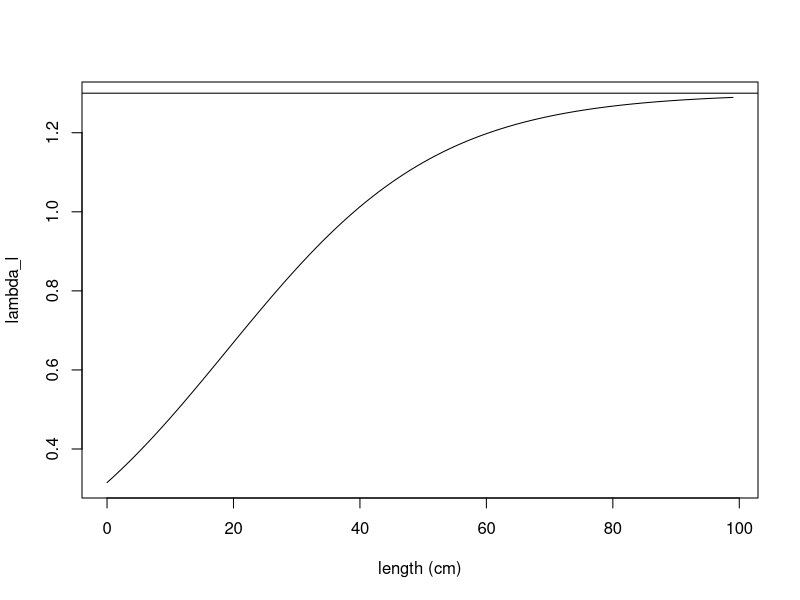
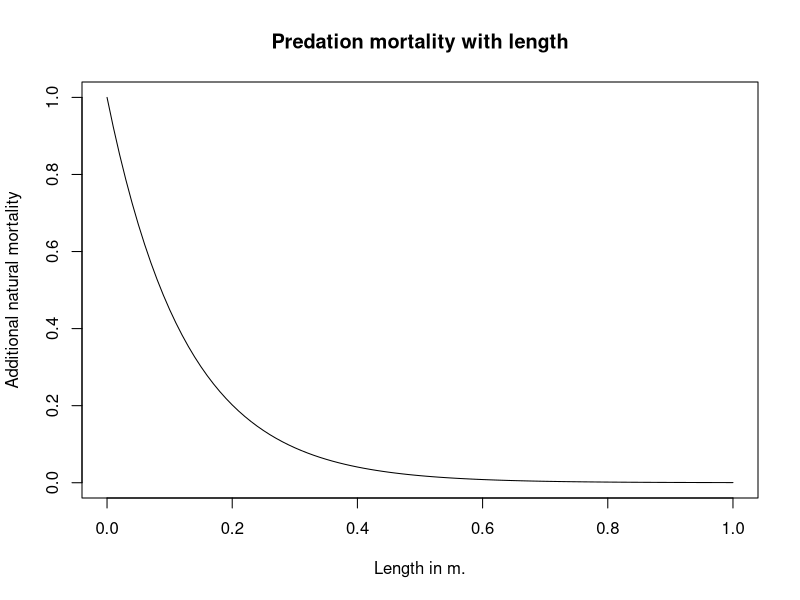
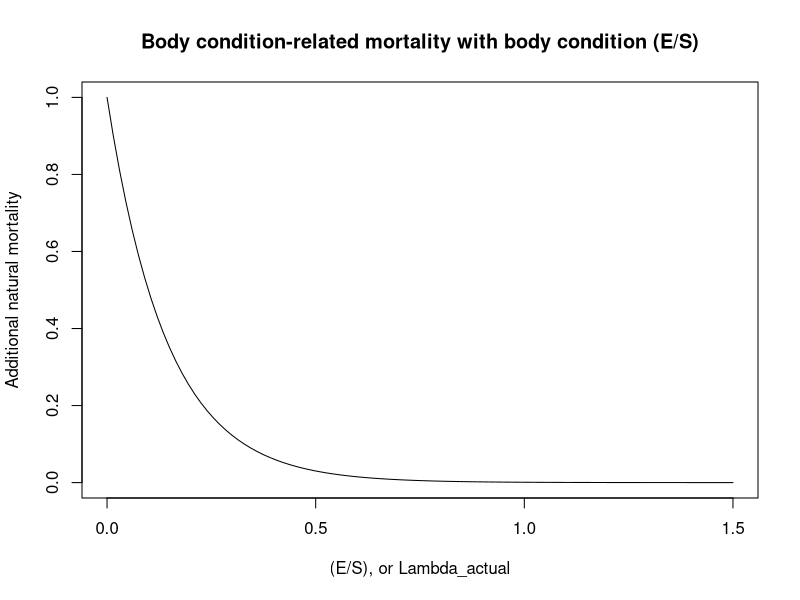
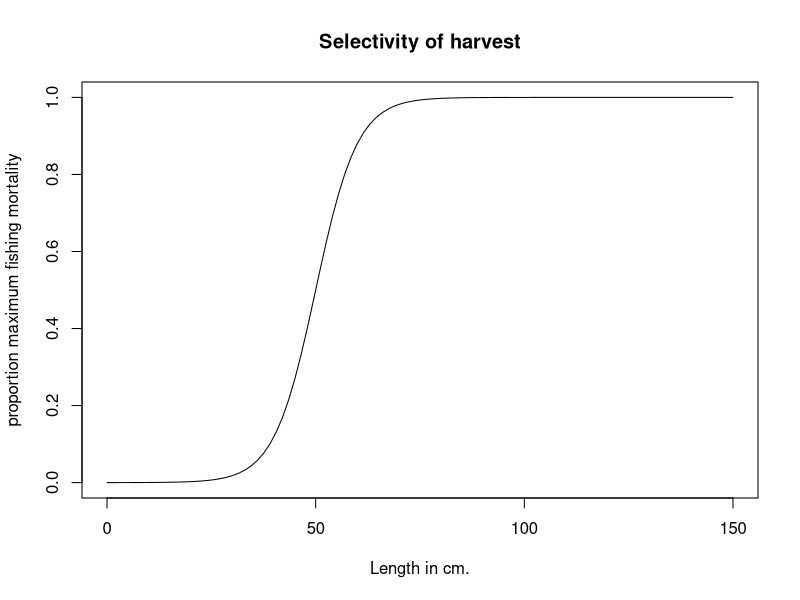

The R source for these figures, in order: (Note: a time limit stopped this script after it produced the figures.)
## ---- chunk 1
knitr::opts_chunk$set(echo = TRUE)
## ---- chunk 2
ratios <- vector(mode="numeric", length=25)
r =6
# In meters
a_bar = 0.2
lambda_min=0

lambda_max=1.3

for (i in 1:100) {
  ratios[i] <- lambda_min + (lambda_max-lambda_min)*(exp(r*((i/100)-a_bar)))/(1+exp(r*((i/100)-a_bar)))
}
plot(0:(length(ratios)-1), ratios, xlab="length (cm)", ylab="lambda_l", type="l")
abline(h=1.3)
## ---- chunk 3
curve(exp(-8*x), from =0, to=1, xlab="Length in m.", ylab="Additional natural mortality", main="Predation mortality with length")
curve(exp(-7*x), from =0, to=1.5, xlab="(E/S), or Lambda_actual", ylab="Additional natural mortality", main="Body condition-related mortality with body condition (E/S)")
## ---- chunk 4
curve(1/(1+exp(-0.2*(x - 50))), from =0, to=150, xlab="Length in cm.", ylab="proportion maximum fishing mortality", main="Selectivity of harvest")
## ---- chunk 5
genotype1r = 6
genotype2r = 10
genotype1w = 0.674
genotype2w = 0.674

# Set longevity of the fish species, runtime of the model, and number of distinct genotypes
longevity_days = 9125
# set runtime to any arbitrary desired value, in units of days
runtime_days = 150*365
genotypes = 2
# Setting the length of the timestep in days
timescale= 91.25
# Setting run time and longevity to units of time steps
runtime = round(runtime_days/timescale)
longevity = round(longevity_days/timescale)

# How long to run model for convergence before addition of genetic diversity
# in units of days
add_genotypes = 33440

initialize_pop_matrices <- function(longevity, runtime, genotype) {
  # Initialize matrix of columns (years) and rows (age classes)
  # Multiplied by 3 because we'll be storing cohorts' reproductive biomass and lengths 
  age_dist=matrix(0L, nrow=longevity*3, ncol=runtime+1)
  # Add (arbitrarily) 10000 individuals to age=10 to start with
  age_dist[round(3650/timescale), 1] = 10000
  return(age_dist)
}

# Generate a matrix for each genotype
for (g in 1:genotypes) {
  assign(paste("age_dist_",g,sep=""),initialize_pop_matrices(longevity, runtime, g),envir = .GlobalEnv)
}

# Set parameters
# Need to add density dependence
# The steepness of the increase in the ratio lambda (reversible over structural mass)
r = 6
# The length at which the increasing function of lambda reaches its inflection point
l_bar = 0.2
# Scaling parameter for obtaining structural mass from standard length
c_1 = 5787
# Multiplier for obtaining overall yearly energy intake as a function of structural mass
p_0 = 0.1*timescale
# Exponent for obtaining overall yearly energy intake as a function of structural mass
p_1 = 2/3
# Maximum ratio lambda (reversible over structural mass) a fish can attain over its life
lambda_max = 1.3
# Minimum ratio lambda a fish can attain over its life
lambda_min = 0
# Multiplier for obtaining cost of maintenance of structural mass
c_S = 0.003*timescale
# Multiplier for obtaining cost of maintenance of reversible mass
c_E = 0.0003*timescale
# Efficiency with which energy is converted into reversible mass
e_E = 0.9
# Efficiency with which energy is converted to structural mass
e_S = (1/3)
# Multiplier and exponent for the cost of reproduction (in grams)
r_0 = 6
r_1 = 0.6
# Effectively, reproductive investment (fraction of reversible mass devoted to reproduction)
w= 0.674
# Instantaneous base mortality rate
m = log(0.9995^timescale)*(-1)
# Instantaneous fishing mortality
Fishing = 0
# Ricker
alpha = 8.44e-09
b = 4.43e-15
# Parameter setting size-selection ogive steepness
q_f = 0.2
# Minimum catch size for the species (in meters)
mincatchsize = 0.5
# Total population biomass
b_t=0
# Increased natural mortality rate at E/S = 0 or S = 0 
m_max=log(0.994^timescale)*(-1)
# Egg packing constant
packing = 4.45e6
# Parameter for exponential decline in condition-dependent mortality with improved body condition
z_c=7
# Parameter for exponential decline in predation mortality with increased body length
z_p=8
# Resource density
RD = 9000000
# Consumption with resource density half-saturation constant
K_RD = 1000000
# Variability in resource
sd_RD = 0
# How much energy intake is affected by changes in resources (1=no change)
resource = 1

# GROWTH FUNCTIONS

# For obtaining structural mass
structural_mass <- function(l) {
  return(c_1*(l)^3)
}

# Calculate the instrinsic length-dependent E/S ratio that the fish is trying to attain
intrinsic_lambda <- function(l, l_bar, r, lambda_min, lambda_max) {
  return(lambda_min + (lambda_max-lambda_min)*(exp(r*(l-l_bar)))/(1+exp(r*(l-l_bar))))
}

# Energy intake for the fish per year, dependent on fish structural biomass
size_dependent_energy_intake <- function(S, p_0, p_1) {
  return(resource*p_0*(S)^(p_1))
}

# Calculate the cost of the year of maintaining current structural and reversible biomass
maintenance_cost <- function(S, E, c_S, c_E) {
  return(c_S*S + c_E*E)
}

# Function for calculating a new, reduced level of reversible biomass, if net energy intake is negative
negative_p_net <- function(E, p_net, e_E) {
  if (p_net < 0) {
    return(E + (p_net/e_E))}
}

# Calculate the amount of energy needed to raise the R/S ratio to the length-dependent maximum
p_E_raising_lambda <- function(lambda_a, S, E) {
  return((lambda_a*S - E))
}

# Calculating proportion of any remaining energy to be converted to structural mass, to maintain R/S
remaining_energy_allocation <- function(e_S, e_E, lambda_a) {
  return((lambda_a*e_S)/(lambda_a*e_S + e_E))
}

# Obtain R and S for a cohort prior to its reproduction (or failure to reproduce) that year
get_pre_reproductive_size <- function(E_past, l_past, a) {
  S_past = structural_mass(l_past)
  lambda_a = intrinsic_lambda(l_past, l_bar, r, lambda_min, lambda_max)
  p_net = size_dependent_energy_intake(S_past, p_0, p_1) - maintenance_cost(S_past, E_past, c_S, c_E)
  if (p_net < 0) {
    E <- max(0,negative_p_net(E_past, p_net, e_E))
  }
  if (p_net >= 0 & lambda_a > (E_past/S_past)) {
    # Gives amount of grams needed to raise E/S to lambda_l - not taking efficiency into account yet
    p_E = p_E_raising_lambda(lambda_a, S_past, E_past)
    if ((p_E/e_E - p_net) >=0) {
      E_past = p_net*e_E + E_past
      p_net = 0
    }
    if ((p_E/e_E - p_net) <0) {
      E_past = p_E + E_past
      p_net = p_net - p_E/e_E
    }
  }
  if (p_net >= 0) {
    E = E_past + remaining_energy_allocation(e_S, e_E, lambda_a)*e_E*p_net
    S = S_past + (1-remaining_energy_allocation(e_S, e_E, lambda_a))*e_S*p_net
  }
  l = (S/c_1)^(1/3)
  output <- c(E,l)
  return(output)
}

# REPRODUCTION FUNCTIONS

# Calculate spawning stock biomass
fecundity <- function(ages, t, age_dist, g) {
  # Parameterizing genotypes
  if (t >= round(add_genotypes/timescale)) {
    w=0.674
    # Genotype parameterization
    if (g==1) {
      w=genotype1w
    }
    if (g==2) {
      w=genotype2w
    }
  }
  fecundity = 0
  for (a in ages) {
    if ((w*age_dist[a+(longevity),t]-(r_0*structural_mass(age_dist[a+(2*longevity),t]))^(r_1))>0) {
      fecundity = fecundity + (w*age_dist[a+(longevity),t]-(r_0*structural_mass(age_dist[a+(2*longevity),t]))^(r_1))*age_dist[a,t]
      age_dist[a+(longevity),t] = age_dist[a+(longevity),t] - w*age_dist[a+(longevity),t]
    }
  }
  # Convert from g. to kg.
  fecundity = fecundity/1000
  # Convert from kg. to fecundity
  fecundity = fecundity*(packing)
  assign(paste("age_dist_",g,sep=""),age_dist, envir = .GlobalEnv) 
  return(fecundity)
}

# Calculate total population biomass
biomass_t <- function(ages, t) {
  for (a in ages) {
    b_t = b_t + age_dist[a, t-1]*(structural_mass(age_dist[a+(2*longevity),t-1]))
  }
  return(b_t)
}

# Density dependent recruitment for this year
recruitment <- function(age, ages, t) {
  egg_production_total = 0
  for (g in 1:genotypes) {
    egg_production_total = egg_production_total + fecundity(ages, t, get(paste("age_dist_",g,sep="")),g)
  }
  relative_recruitment = vector(mode="numeric", length=genotypes)
  for (g in 1:genotypes) {
    relative_recruitment[g] = fecundity(ages, t, get(paste("age_dist_",g,sep="")),g)/egg_production_total
  }
  if (age==0) {
    N_0 = alpha * egg_production_total * exp(-b*egg_production_total)
    # Converting from thousands recruits to recruits, dividing by 2 because Ricker makes both male and female fish
    N_0 = N_0 * 1000
    N_0 = N_0/2
  }
  for (g in 1:genotypes) {
    age_dist = get(paste("age_dist_",g,sep=""))
    age_dist[1,t] = N_0*relative_recruitment[g]
    assign(paste("age_dist_",g,sep=""),age_dist, envir = .GlobalEnv) 
  }
}

# Add new recruits, and change the reproducing cohorts' amount of reversible mass
reproduce <- function(ages, t) {
  if (t>1) {
    recruitment(0, ages, t)
  }
}

# MORTALITY FUNCTIONS

# Fishing mortality is size selective
selective_mortality <- function(length) {
  1 / (1 + exp(-q_f*(length - mincatchsize)*100))
}

# Mortality drops as E/S increases, as S increases
mortality <- function(age) {
  lambda <- ((age_dist[age+(longevity),t]))/structural_mass(age_dist[age+(2*longevity),t])
  length = age_dist[age+(2*longevity),t]
  if (age < longevity) {
    N_t = age_dist[age-1,t-1]*exp( -m + -Fishing*selective_mortality(length) - m_max*exp(-z_c*lambda) - (m_max-m)*exp(-z_p*length) )
  }
  if (age == longevity) {
    N_t = age_dist[age-1,t-1]*exp( -m + -Fishing*selective_mortality(length) - m_max*exp(-z_c*lambda) - (m_max-m)*exp(-z_p*length))
    N_t = age_dist[age,t-1]*exp( -m + -Fishing*selective_mortality(length) - m_max*exp(-z_c*lambda) - (m_max-m)*exp(-z_p*length))
  }
  return(N_t)
}

# Calculate lengths (and reversible masses) at each age for the model with no density dependence
lengths_at_t1 <- function(genotypes) {
  t=1
  for (g in 1:genotypes) {
    age_dist = get(paste("age_dist_",g,sep=""))
    age_dist[1+(longevity), 1] = 0.3066
    age_dist[1+2*(longevity), 1] = 0.0493
    for (i in 2:longevity) {
      new_E_l = get_pre_reproductive_size(age_dist[i-1+(longevity), 1],age_dist[i-1+2*(longevity), 1], i-1)
      age_dist[i+(longevity), 1] = new_E_l[1]
      age_dist[i+(2*longevity), 1] = new_E_l[2]
      if ((w*age_dist[i+(longevity),t]-(r_0*structural_mass(age_dist[i+(2*longevity),t]))^(r_1))>0)
      {
       age_dist[i+(longevity),t] = age_dist[i+(longevity),t] - w*age_dist[i+(longevity),t]*(timescale/365) 
      }
    }
    assign(paste("age_dist_",g,sep=""),age_dist, envir = .GlobalEnv) 
  }
}  

# Initialize lengths and reversible masses for ages
lengths_at_t1(genotypes)

# Run the model
for (t in 2:runtime) {
  random_multiplier <- max(rnorm(1,1,sd=sd_RD),0)
  resource = (random_multiplier*RD/(K_RD+ random_multiplier*RD))  
  b_t=0
  if (t == round(add_genotypes/timescale)) {
    Fishing = log(exp(-0)^(1/(365/timescale)))*(-1)
    sd_RD = 0
  }
  for (genotype in 1:genotypes) {
    age_dist = get(paste("age_dist_",genotype,sep=""))
    b_t = biomass_t(1:longevity, t)
    assign(paste("age_dist_",genotype,sep=""),age_dist, envir = .GlobalEnv) 
  }
  for (genotype in 1:genotypes) {
    
    # Parameterizing genotypes
    if (t >= round(add_genotypes/timescale)) {
      r=6
      # Genotype parameterization
      if (genotype==1) {
        # a_bar = 36.5
        r=genotype1r
      }
      if (genotype==2) {
        # a_bar = 365*2
        r=genotype2r
      }
    }
  
    age_dist = get(paste("age_dist_",genotype,sep=""))
    age_dist[1+(longevity), t] =  0.3066
    age_dist[1+2*(longevity), t] = 0.0493
    for (age in 2:longevity) {
      new_E_l = get_pre_reproductive_size(age_dist[age-1+(longevity), t-1],age_dist[age-1+2*(longevity), 1], age-1)
      age_dist[age+(longevity), t] = new_E_l[1]
      age_dist[age+(2*longevity), t] = new_E_l[2]
    
    # Mortality
    for (age in 2:longevity) {
      age_dist[age, t] <- mortality(age)
    }
    }
    assign(paste("age_dist_",genotype,sep=""),age_dist, envir = .GlobalEnv) 
  }
  if ((t%%round(365/timescale) == 0)) {
   reproduce(1:longevity, t) 
  }
}

## ---- chunk 6
### Analysis code

approach <- vector(mode="numeric", length=runtime)
for (i in 1:runtime) {
  for (j in 1:genotypes) {
    approach[i] <- approach[i]+ sum(get(paste("age_dist_", j, sep=""))[1:longevity,i])
  } 
}
# Plot population dynamics
plot(approach[seq(round(add_genotypes/timescale),length(approach), by=4)],lty=1, pch=19, type="l", ylab="Abundance",xlab="Time (units of 3 month intervals)", ylim=c(0,max(approach)), main= "No harvesting, constant resource")
approach <- vector(mode="numeric", length=runtime)
for (i in 1:runtime) {
  approach[i] <- sum(age_dist_1[1:longevity,i])
}
lines(approach[seq(round(add_genotypes/timescale),length(approach), by=4)], lty=2, pch=19, type="l")
cols <- c(3,4,5,6)
for (j in 2:genotypes) {
  approach <- vector(mode="numeric", length=runtime)
  for (i in 1:runtime) {
    approach[i] <- sum(get(paste("age_dist_",j, sep=""))[1:longevity,i])
  }
  lines(approach[seq(round(add_genotypes/timescale),length(approach), by=4)], lty=cols[j-1], pch=19)
}
legend("topright",legend=c("all", "large maturer","small maturer"), lty=1:3)
## ---- chunk 7
# Run the model
for (t in (round(add_genotypes/timescale)):runtime) {
  random_multiplier <- max(rnorm(1,1,sd=sd_RD),0)
  resource = (random_multiplier*RD/(K_RD+ random_multiplier*RD))  
  b_t=0
  if (t == round(add_genotypes/timescale)) {
    Fishing = log(exp(-0.2)^(1/(365/timescale)))*(-1)
    sd_RD = 0
  }
  for (genotype in 1:genotypes) {
    age_dist = get(paste("age_dist_",genotype,sep=""))
    b_t = biomass_t(1:longevity, t)
    assign(paste("age_dist_",genotype,sep=""),age_dist, envir = .GlobalEnv) 
  }
  for (genotype in 1:genotypes) {
    
    # Parameterizing genotypes
    if (t >= round(add_genotypes/timescale)) {
      r=6
      # Genotype parameterization
      if (genotype==1) {
        # a_bar = 36.5
        r=genotype1r
      }
      if (genotype==2) {
        # a_bar = 365*2
        r=genotype2r
      }
    }
  
    age_dist = get(paste("age_dist_",genotype,sep=""))
    age_dist[1+(longevity), t] =  0.3066
    age_dist[1+2*(longevity), t] = 0.0493
    for (age in 2:longevity) {
      new_E_l = get_pre_reproductive_size(age_dist[age-1+(longevity), t-1],age_dist[age-1+2*(longevity), 1], age-1)
      age_dist[age+(longevity), t] = new_E_l[1]
      age_dist[age+(2*longevity), t] = new_E_l[2]
    
    # Mortality
    for (age in 2:longevity) {
      age_dist[age, t] <- mortality(age)
    }
    }
    assign(paste("age_dist_",genotype,sep=""),age_dist, envir = .GlobalEnv) 
  }
  if ((t%%round(365/timescale) == 0)) {
   reproduce(1:longevity, t) 
  }
}

### Analysis code

approach <- vector(mode="numeric", length=runtime)
for (i in 1:runtime) {
  for (j in 1:genotypes) {
    approach[i] <- approach[i]+ sum(get(paste("age_dist_", j, sep=""))[1:longevity,i])
  } 
}
# Plot population dynamics
plot(approach[seq(round(add_genotypes/timescale),length(approach), by=4)],lty=1, pch=19, type="l", ylab="Abundance",xlab="Time (units of 3 month intervals)", ylim=c(0,max(approach)), main= "Harvesting, constant resource")
approach <- vector(mode="numeric", length=runtime)
for (i in 1:runtime) {
  approach[i] <- sum(age_dist_1[1:longevity,i])
}
lines(approach[seq(round(add_genotypes/timescale),length(approach), by=4)], lty=2, pch=19, type="l")
cols <- c(3,4,5,6)
for (j in 2:genotypes) {
  approach <- vector(mode="numeric", length=runtime)
  for (i in 1:runtime) {
    approach[i] <- sum(get(paste("age_dist_",j, sep=""))[1:longevity,i])
  }
  lines(approach[seq(round(add_genotypes/timescale),length(approach), by=4)], lty=cols[j-1], pch=19)
}
legend("topright",legend=c("all", "large maturer","small maturer"), lty=1:3)
## ---- chunk 8
# Run the model
for (t in (round(add_genotypes/timescale)):runtime) {
  random_multiplier <- max(rnorm(1,1,sd=sd_RD),0)
  print(random_multiplier)
  resource = (random_multiplier*RD/(K_RD+ random_multiplier*RD))  
  b_t=0
  if (t == round(add_genotypes/timescale)) {
    Fishing = log(exp(-0)^(1/(365/timescale)))*(-1)
    sd_RD = 0.4
  }
  for (genotype in 1:genotypes) {
    age_dist = get(paste("age_dist_",genotype,sep=""))
    b_t = biomass_t(1:longevity, t)
    assign(paste("age_dist_",genotype,sep=""),age_dist, envir = .GlobalEnv) 
  }
  for (genotype in 1:genotypes) {
    
    # Parameterizing genotypes
    if (t >= round(add_genotypes/timescale)) {
      r=6
      # Genotype parameterization
      if (genotype==1) {
        # a_bar = 36.5
        r=genotype1r
      }
      if (genotype==2) {
        # a_bar = 365*2
        r=genotype2r
      }
    }
  
    age_dist = get(paste("age_dist_",genotype,sep=""))
    age_dist[1+(longevity), t] =  0.3066
    age_dist[1+2*(longevity), t] = 0.0493
    for (age in 2:longevity) {
      new_E_l = get_pre_reproductive_size(age_dist[age-1+(longevity), t-1],age_dist[age-1+2*(longevity), 1], age-1)
      age_dist[age+(longevity), t] = new_E_l[1]
      age_dist[age+(2*longevity), t] = new_E_l[2]
    
    # Mortality
    for (age in 2:longevity) {
      age_dist[age, t] <- mortality(age)
    }
    }
    assign(paste("age_dist_",genotype,sep=""),age_dist, envir = .GlobalEnv) 
  }
  if ((t%%round(365/timescale) == 0)) {
   reproduce(1:longevity, t) 
  }
}

### Analysis code

approach <- vector(mode="numeric", length=runtime)
for (i in 1:runtime) {
  for (j in 1:genotypes) {
    approach[i] <- approach[i]+ sum(get(paste("age_dist_", j, sep=""))[1:longevity,i])
  } 
}
# Plot population dynamics
plot(approach[seq(round(add_genotypes/timescale),length(approach), by=4)],lty=1, pch=19, type="l", ylab="Abundance",xlab="Time (units of 3 month intervals)", ylim=c(0,max(approach)), main= "No harvesting, variable resource")
approach <- vector(mode="numeric", length=runtime)
for (i in 1:runtime) {
  approach[i] <- sum(age_dist_1[1:longevity,i])
}
lines(approach[seq(round(add_genotypes/timescale),length(approach), by=4)], lty=2, pch=19, type="l")
cols <- c(3,4,5,6)
for (j in 2:genotypes) {
  approach <- vector(mode="numeric", length=runtime)
  for (i in 1:runtime) {
    approach[i] <- sum(get(paste("age_dist_",j, sep=""))[1:longevity,i])
  }
  lines(approach[seq(round(add_genotypes/timescale),length(approach), by=4)], lty=cols[j-1], pch=19)
}
legend("topright",legend=c("all", "large maturer","small maturer"), lty=1:3)
## ---- chunk 9
# Run the model
for (t in (round(add_genotypes/timescale)-10):runtime) {
  random_multiplier <- max(rnorm(1,1,sd=sd_RD),0)
  resource = (random_multiplier*RD/(K_RD+ random_multiplier*RD))
  b_t=0
  if (t == round(add_genotypes/timescale)) {
    Fishing = log(exp(-0.2)^(1/(365/timescale)))*(-1)
    sd_RD = 0.15
  }
  for (genotype in 1:genotypes) {
    age_dist = get(paste("age_dist_",genotype,sep=""))
    b_t = biomass_t(1:longevity, t)
    assign(paste("age_dist_",genotype,sep=""),age_dist, envir = .GlobalEnv) 
  }
  for (genotype in 1:genotypes) {
    
    # Parameterizing genotypes
    if (t >= round(add_genotypes/timescale)) {
      r=6
      # Genotype parameterization
      if (genotype==1) {
        # a_bar = 36.5
        r=genotype1r
      }
      if (genotype==2) {
        # a_bar = 365*2
        r=genotype2r
      }
    }
  
    age_dist = get(paste("age_dist_",genotype,sep=""))
    age_dist[1+(longevity), t] =  0.3066
    age_dist[1+2*(longevity), t] = 0.0493
    for (age in 2:longevity) {
      new_E_l = get_pre_reproductive_size(age_dist[age-1+(longevity), t-1],age_dist[age-1+2*(longevity), 1], age-1)
      age_dist[age+(longevity), t] = new_E_l[1]
      age_dist[age+(2*longevity), t] = new_E_l[2]
    
    # Mortality
    for (age in 2:longevity) {
      age_dist[age, t] <- mortality(age)
    }
    }
    assign(paste("age_dist_",genotype,sep=""),age_dist, envir = .GlobalEnv) 
  }
  if ((t%%round(365/timescale) == 0)) {
   reproduce(1:longevity, t) 
  }
}

### Analysis code

approach <- vector(mode="numeric", length=runtime)
for (i in 1:runtime) {
  for (j in 1:genotypes) {
    approach[i] <- approach[i]+ sum(get(paste("age_dist_", j, sep=""))[1:longevity,i])
  } 
}
# Plot population dynamics
plot(approach[seq(round(add_genotypes/timescale),length(approach), by=4)],lty=1, pch=19, type="l", ylab="Abundance",xlab="Time (units of 3 month intervals)", ylim=c(0,max(approach)), main= "Harvesting, variable resource")
approach <- vector(mode="numeric", length=runtime)
for (i in 1:runtime) {
  approach[i] <- sum(age_dist_1[1:longevity,i])
}
lines(approach[seq(round(add_genotypes/timescale),length(approach), by=4)], lty=2, pch=19, type="l")
cols <- c(3,4,5,6)
for (j in 2:genotypes) {
  approach <- vector(mode="numeric", length=runtime)
  for (i in 1:runtime) {
    approach[i] <- sum(get(paste("age_dist_",j, sep=""))[1:longevity,i])
  }
  lines(approach[seq(round(add_genotypes/timescale),length(approach), by=4)], lty=cols[j-1], pch=19)
}
legend("topright",legend=c("all", "large maturer","small maturer"), lty=1:3)
## ---- chunk 10
i_0 = 367
repro_vec = vector(length=longevity, mode="numeric")
survivor_vec = vector(length=longevity, mode="numeric")
w = genotype1w
r = genotype1r
age_dist <- age_dist_1
survivor_vec[1]<-age_dist[1,i_0+1]
repro_vec[1] <- 0
for (i in 2:longevity) {
  repro_vec[i] <- max(0, (w*age_dist[i+(longevity),i_0+i] - (r_0*structural_mass(age_dist[i+(2*longevity),i_0+i]))^(r_1)))
  survivor_vec[i] <- age_dist[i,i_0+i]/(survivor_vec[1])
}
survivor_vec_1 <- survivor_vec
repro_vec_1 <- repro_vec

i_0 = 367
repro_vec = vector(length=100, mode="numeric")
survivor_vec = vector(length=100, mode="numeric")
w = genotype2w
r = genotype2r
age_dist <- age_dist_2
survivor_vec[1]<-age_dist[1,i_0+1]
repro_vec[1] <- 0
for (i in 2:longevity) {
 repro_vec[i] <- max(0, (w*age_dist[i+(longevity),i_0+i] - (r_0*structural_mass(age_dist[i+(2*longevity),i_0+i]))^(r_1)))
 survivor_vec[i] <- age_dist[i,i_0+i]/(survivor_vec[1])
}
plot((survivor_vec[2:length(survivor_vec)])-(survivor_vec_1[2:length(survivor_vec_1)]), ylab="Survivorship of genotype 2 - genotype 1", main="Survivorship advantage/disadvantage of\ngenotype 2 over 1", xlab="Age")
plot(repro_vec-repro_vec_1, ylab="Reproduction of genotype 2 - genotype 1", main="Reproduction advantage/disadvantage of\ngenotype 2 over 1", xlab="Age")
